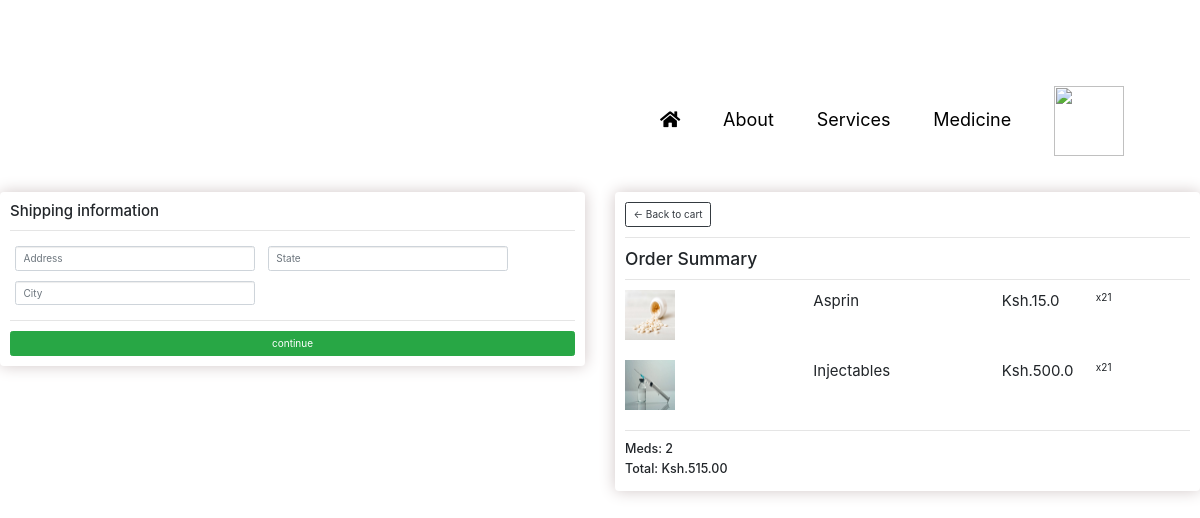
/checkout.html (signed in), run on the app's committed database.
### Utibu/models.py (models this page shows, shortened)
class OrderMed(models.Model):
    medicine = models.ForeignKey(Medicine, on_delete=models.SET_NULL,blank=True, null=True)
    order = models.ForeignKey(Order, on_delete=models.SET_NULL, blank=True, null=True)
    quantity = models.IntegerField(default=0, null= True, blank=True)
    date_added=models.DateTimeField(auto_now_add=True)
    @property
    def get_total(self):
        total = self.medicine.price * self.quantity
        return total

class Medicine(models.Model):
    name = models.CharField (max_length=200, null=True)
    price = models.FloatField()
    digital = models.BooleanField(default=False, null=True, blank=True)
    image= models.ImageField(null=True, blank=True)
    @property #decoretor...access as attribute
    def imageURL(self):
        try:
            url=self.image.url
        except:
            url=''
        return url

class Order(models.Model):
    patient=models.ForeignKey(User, on_delete=models.SET_NULL, null=True, blank=True)
    date_ordered=models.DateTimeField(auto_now_add=True)
    complete=models.BooleanField(default=False, null=True, blank=False)
    transaction_id=models.CharField(max_length=100 , null=True)
    @property
    def get_cart_total(self):
        ordermeds=self.ordermed_set.all()
        total=sum([med.get_total for med in ordermeds])
        return total
    @property
    def get_cart_meds(self):
        ordermeds=self.ordermed_set.all()
        total=sum([med.quantity for med in ordermeds])
        return total
    @property
    def shipping(self):
        shipping = False
        ordermeds = self.ordermed_set.all()
        for i in ordermeds:
            if i.medicine.digital ==False:
                shipping = True
        return shipping

### Utibu/views.py (the view)
# urls.py: path('checkout.html', views.checkout, name="checkout"),
def checkout(request):
   data = cartData(request)
   cartMeds=data['cartMeds']
   order=data['order']
   meds=data['meds']
   context={'meds': meds, 'order':order, 'cartMeds': cartMeds}
   return render (request, 'checkout.html', context)

### Utibu/utils.py (called while the page is built)
def cartData(request):
    if request.user.is_authenticated:
      patient = request.user
      order, created = Order.objects.get_or_create(patient=patient, complete=False)
      meds = order.ordermed_set.all()
      cartMeds=order.get_cart_meds
    else:
      cookieData = cookieCart(request)
      cartMeds=cookieData['cartMeds']
      order=cookieData['order']
      meds=cookieData['meds']
    return{'cartMeds': cartMeds, 'order': order, 'meds':meds}

### templates/checkout.html (shortened to what this page needs)
{% extends 'base.html' %}
{% block content %}
<head>
    <link rel="stylesheet" href="https://cdn.jsdelivr.net/npm/bootstrap@4.3.1/dist/css/bootstrap.min.css">
</head>
<div class="row">
    <div class="col-lg-6" >
        <div class="box-element" id="form-wrapper">
            <form action="" id="form">
                <div id="shipping-info">
                    <h4>Shipping information</h4>
                    <hr>
                    <div class="form-field">
                        <input required class="form-control" type="text" name="address" placeholder="Address">
                    </div>
                    <div class="form-field">
                        <input required class="form-control" type="text" name="state" placeholder="State">
                    </div>
                    <div class="form-field">
                        <input required class="form-control" type="text" name="city" placeholder="City">
                    </div>
                </div>
                <hr>
                <input id="form-button" class="btn btn-success btn-block" type="submit" value="continue">
            </form>
        </div>
        <br>
    </div>
    <div class="col-lg-6" >
        <div class="box-element" id="form-wrapper">
            <a class="btn btn-outline-dark" href="{% url 'cart' %}">&#x2190; Back to cart</a>
            <hr>
            <h3>Order Summary</h3>
            <hr>
            {%for med in meds %}
                <div class="card-row">
                  <div style="flex: 2;"><img src="{{med.medicine.imageURL}}" alt="" width="50px" height="50px"></div>
                  <div style="flex: 2; font-size: 1.5em; "><p>{{med.medicine.name}}</p></div>
                  <div style="flex: 1; font-size: 1.5em;"><p>Ksh.{{med.medicine.price}}</p></div>
                  <div style="flex: 1;"><p>x2{{med.quantity}}</p></div>
                </div>
            {% endfor %}
            <hr>
            <h5>Meds: {{order.get_cart_meds}}</h5>
            <h5>Total: Ksh.{{order.get_cart_total|floatformat:2}}</h5>
        </div>
    </div>
</div>
{% endblock content %}

### templates/checkout.html (style rules this page uses)
.box-element { padding: 10px; background-color: #fff; box-shadow: hsl(0, 10%, 80%) 0 0 16px; border-radius: 4px; }
.form-field { display: inline-block; padding: 5px; width: 250px; }
.card-row { display: flex; align-items: flex-stretch; padding-bottom: 10px; margin-bottom: 10px; border-bottom: 1 px solid #ececec; }

### data on the page
OrderMed: medicine.imageURL (picture), medicine.name "Asprin", medicine.price "15.0", quantity "1"
OrderMed: medicine.imageURL (picture), medicine.name "Injectables", medicine.price "500.0", quantity "1"
Order: get_cart_meds "2", get_cart_total "515.00"
